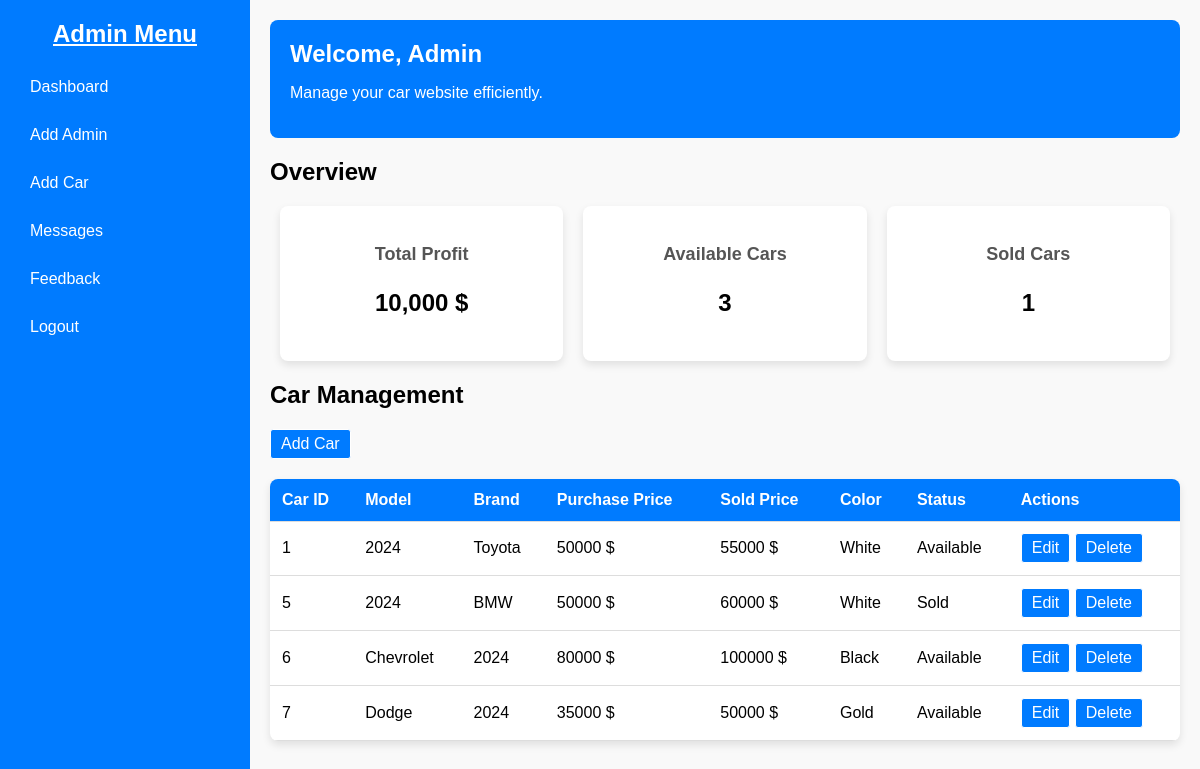
Page /admin/dashboard.php (signed in) on the committed database.
### tables this page shows
CREATE TABLE `cars` (
  `id` int(11) NOT NULL,
  `db_car_model` varchar(50) NOT NULL,
  `db_car_brand` varchar(50) NOT NULL,
  `db_purchase_price` varchar(20) NOT NULL,
  `db_car_price` varchar(20) NOT NULL,
  `db_car_color` varchar(15) NOT NULL,
  `db_car_status` varchar(20) NOT NULL
);

### admin/dashboard.php (the view, shortened to what this page needs)
<!DOCTYPE html>
<html lang="en">
<head>
    <link rel="stylesheet" href="CSS/dashboard.css">
</head>
<body>
<div class="sidebar">
        <h2><u>Admin Menu</u></h2>
        <a href="#">Dashboard</a>
        <a href="add_admin.php">Add Admin</a>
        <a href="addCar.php">Add Car</a>
        <a href="messages.php">Messages</a>
        <a href="feedback.php">Feedback</a>
        <a href="logout_action.php">Logout</a>
    </div>
    <div class="main-content">
        <header>
            <h1>Welcome, Admin</h1>
            <p>Manage your car website efficiently.</p>
        </header>
        <section id="overview">
            <h2>Overview</h2>
            <div class="stats">
            <div class="stat-box">
    <h3>Total Profit</h3>
    <?php
    include("connection/connection.php");
    $profit_sql = "SELECT SUM(db_car_price - db_purchase_price) AS total_profit FROM cars WHERE db_car_status = 'Sold'";
    $profit_result = mysqli_query($con, $profit_sql);
    if ($row = mysqli_fetch_assoc($profit_result)) {
        echo "<p>" . number_format($row['total_profit']) . " $</p>";
    }
    ?>
</div>
<div class="stat-box">
    <h3>Available Cars</h3>
    <?php
    include("connection/connection.php");
    $count_sql = "SELECT COUNT(*) AS total_available FROM cars WHERE db_car_status = 'Available'";
    $count_result = mysqli_query($con, $count_sql);
    if ($row = mysqli_fetch_assoc($count_result)) {
        echo "<p> " . $row['total_available'] . "</p>";
    }
    ?>
    </div>
    <div class="stat-box">
    <h3>Sold Cars</h3>
    <?php
    include("connection/connection.php");
    $count_sql = "SELECT COUNT(*) AS total_sold FROM cars WHERE db_car_status = 'Sold'";
    $count_result = mysqli_query($con, $count_sql);
    if ($row = mysqli_fetch_assoc($count_result)) {
        echo "<p>" . $row['total_sold'] . "</p>";
    }
    ?>
    </div>
</div>
</section>
        <section id="car-management">
            <h2>Car Management</h2>
            <a href="addCar.php">Add Car</a>
            <table>
                <thead>
                    <tr>
                        <th>Car ID</th>
                        <th>Model</th>
                        <th>Brand</th>
                        <th>Purchase Price</th>
                        <th>Sold Price</th>
                        <th>Color</th>
                        <th>Status</th>
                        <th>Actions</th>
                    </tr>
                </thead>
                <tbody>
                <tr>
                    <?php
                    include("connection/connection.php");
                    $sql="SELECT * FROM cars";
                    $result=mysqli_query($con,$sql);
                    while($row=mysqli_fetch_assoc($result)){
                    echo"<tr>
                   <td>".$row['id']."</td>
                   <td>".$row['db_car_model']."</td>
                   <td>".$row['db_car_brand']."</td>
                   <td>".$row['db_purchase_price']." $</td>
                   <td>".$row['db_car_price']." $</td>
                   <td>".$row['db_car_color']."</td>
                   <td>".$row['db_car_status']."</td>
                   <td><a href=edit.php?ID=".$row['id'].">Edit</a> <a href=car_delete.php?ID=".$row['id'].">Delete</a></td>
                </tr>";
}
?>
                    </tr>
                </tbody>
            </table>
        </section>
    </div>
</body>
</html>

### admin/CSS/dashboard.css (style rules this page uses)
body { font-family: Arial, sans-serif; margin: 0; display: flex; height: 100vh; }
.sidebar { background-color: #007bff; width: 250px; color: white; padding: 20px; box-sizing: border-box; }
.sidebar h2 { margin-top: 0; margin-bottom: 20px; font-size: 24px; text-align: center; }
.sidebar a { color: white; text-decoration: none; margin: 10px 0; padding: 10px; display: block; border-radius: 4px; transition: background-color 0.3s; }
.main-content { flex-grow: 1; padding: 20px; box-sizing: border-box; background: #f9f9f9; overflow-y: auto; }
header { background: #007bff; color: white; padding: 20px; border-radius: 8px; margin-bottom: 20px; }
header h1 { margin: 0; font-size: 24px; }
.stats { display: flex; justify-content: space-between; margin: 20px 0; }
.stat-box { background: white; border-radius: 8px; padding: 20px; box-shadow: 0 4px 8px rgba(0, 0, 0, 0.1); flex: 1; text-align: center; margin: 0 10px; }
.stat-box h3 { margin-bottom: 10px; font-size: 18px; color: #555; }
.stat-box p { font-size: 24px; font-weight: bold; }
section a { text-decoration: none; border: 1px solid; padding: 5px 10px; border-radius: 3px; color: white; background-color: #007bff; display: inline-block; }
table { width: 100%; border-collapse: collapse; background: white; margin-top: 20px; box-shadow: 0 4px 8px rgba(0, 0, 0, 0.1); border-radius: 8px; overflow: hidden; }
table th, table td { text-align: left; padding: 12px; border-bottom: 1px solid #ddd; }
table th { background: #007bff; color: white; }

### rows in the picture
cars: id "1", db_car_model "2024", db_car_brand "Toyota", db_purchase_price "50000", db_car_price "55000", db_car_color "White", db_car_status "Available"
cars: id "5", db_car_model "2024", db_car_brand "BMW", db_purchase_price "50000", db_car_price "60000", db_car_color "White", db_car_status "Sold"
cars: id "6", db_car_model "Chevrolet", db_car_brand "2024", db_purchase_price "80000", db_car_price "100000", db_car_color "Black", db_car_status "Available"
cars: id "7", db_car_model "Dodge", db_car_brand "2024", db_purchase_price "35000", db_car_price "50000", db_car_color "Gold", db_car_status "Available"

### other values in the picture
$row['total_profit'] "10,000"
$row['total_available'] "3"
$row['total_sold'] "1"
